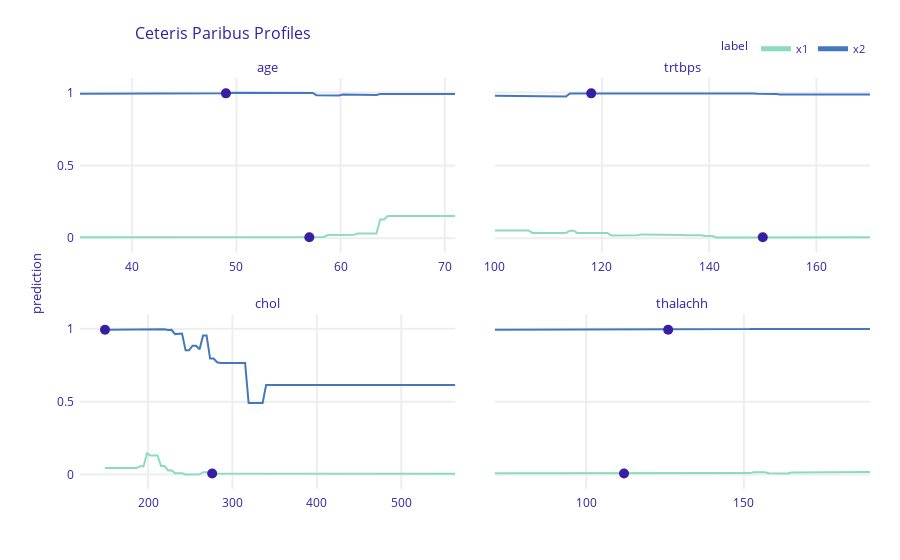

Here is the notebook cell this chart was saved with:
### Code cell
cp1 = explainer.predict_profile(new_observation=x1, label="x1")
cp2 = explainer.predict_profile(new_observation=x2, label="x2")
cp1.plot(cp2, variables=variables)
